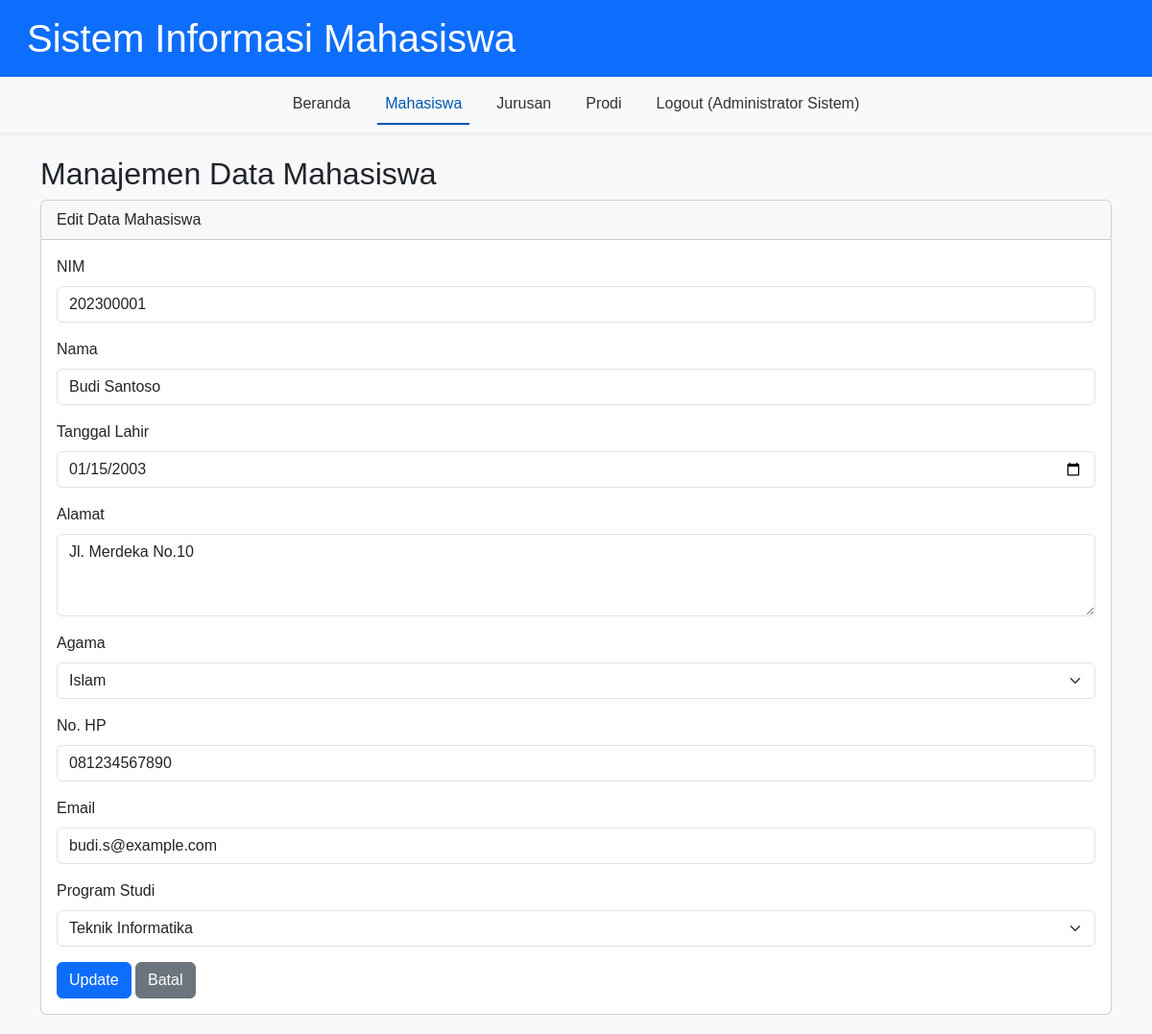
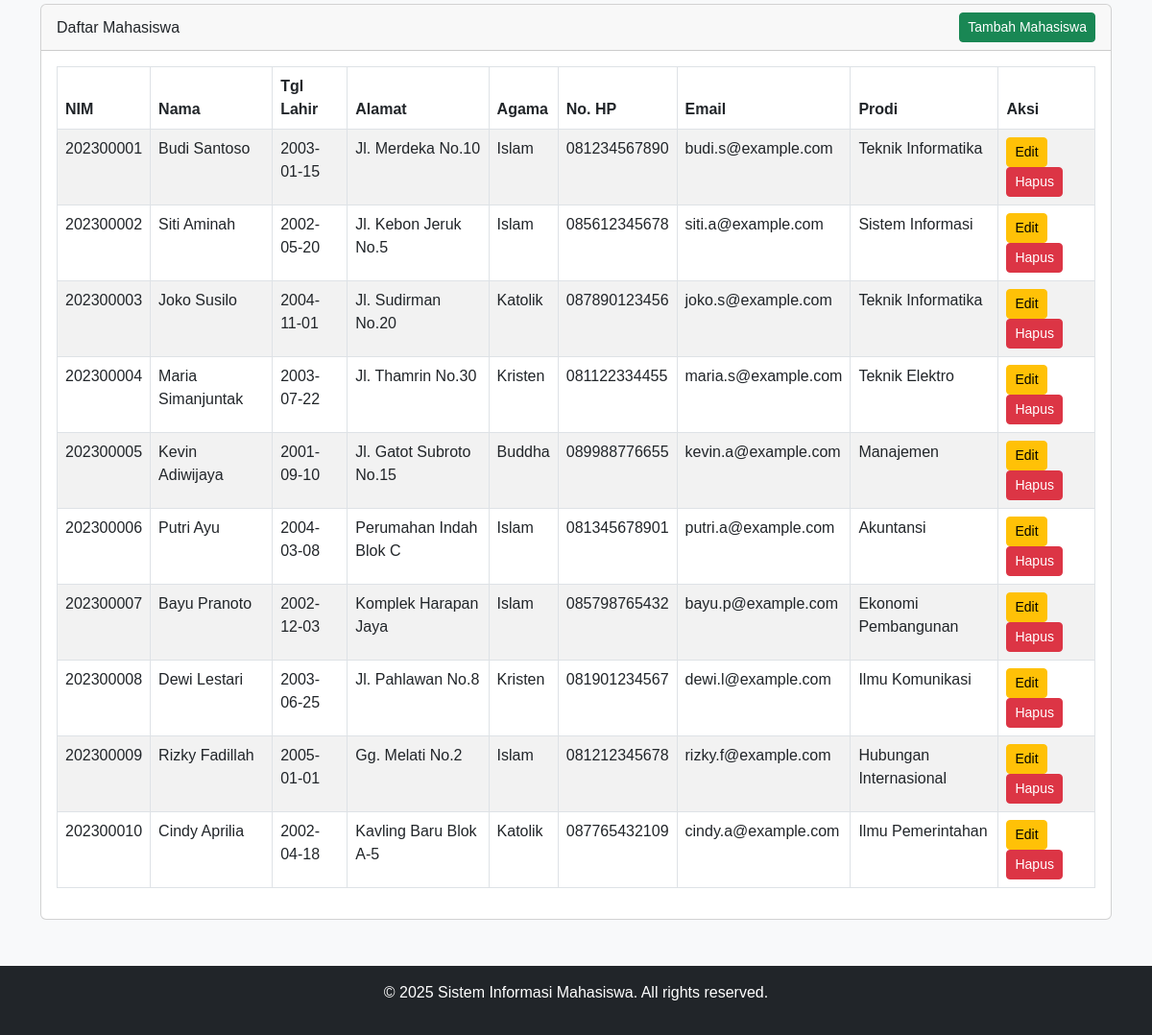
/mahasiswa.php?action=edit&nim=202300001 (signed in), run on the app's committed database (2 pictures, top to bottom).
### tables this page shows
CREATE TABLE `users` (
  `userId` varchar(30) NOT NULL,
  `passw` varchar(100) NOT NULL,
  `nama` varchar(50) NOT NULL
);

CREATE TABLE `mahasiswa` (
  `nim` varchar(9) NOT NULL,
  `nama` varchar(50) NOT NULL,
  `tgl_lahir` date DEFAULT NULL,
  `alamat` varchar(150) DEFAULT NULL,
  `agama` varchar(1) DEFAULT NULL COMMENT 'A=Islam, B=Kristen, C=Katolik, D=Hindu, E=Buddha, F=Konghucu',
  `no_hp` varchar(15) DEFAULT NULL,
  `email` varchar(100) DEFAULT NULL,
  `id_prodi` int(2) DEFAULT NULL
);

CREATE TABLE `prodi` (
  `id_prodi` int(2) NOT NULL,
  `nama_prodi` varchar(40) NOT NULL,
  `id_jurusan` int(2) NOT NULL
);

### functions.php (called while the page is built, shortened)
<?php
function sanitize_input($conn, $data) {
    $data = trim($data);
    $data = stripslashes($data);
    $data = htmlspecialchars($data);
    return $conn->real_escape_string($data);
}
function is_logged_in() {
    return isset($_SESSION['user_id']);
}
function get_current_user_name() {
    global $conn;
    if (is_logged_in()) {
        $stmt = $conn->prepare("SELECT nama FROM users WHERE userId = ?");
        $stmt->bind_param("s", $_SESSION['user_id']);
        $stmt->execute();
        $result = $stmt->get_result();
        if ($result->num_rows === 1) {
            $row = $result->fetch_assoc();
            return $row['nama'];
        }
    }
    return 'Tamu';
}
?>

### mahasiswa.php (the view, shortened to what this page needs)
<?php
include 'config.php';
include 'functions.php';
include 'header.php';
$action = isset($_GET['action']) ? sanitize_input($conn, $_GET['action']) : 'read';
$mahasiswa_data = [];
if ($action === 'edit') {
    $nim_edit = sanitize_input($conn, $_GET['nim']);
    $stmt = $conn->prepare("SELECT * FROM mahasiswa WHERE nim = ?");
    $stmt->bind_param("s", $nim_edit);
    $stmt->execute();
    $result = $stmt->get_result();
    if ($result->num_rows === 1) {
        $mahasiswa_data = $result->fetch_assoc();
    } else {
        $message = "Data mahasiswa tidak ditemukan.";
        $message_type = "danger";
        $action = 'read';
    }
}
$prodi_list = [];
$result_prodi = $conn->query("SELECT id_prodi, nama_prodi FROM prodi ORDER BY nama_prodi");
while ($row = $result_prodi->fetch_assoc()) {
    $prodi_list[] = $row;
}
?>
<h2>Manajemen Data Mahasiswa</h2>
<?php if ($action === 'add' || $action === 'edit'): ?>
    <div class="card mb-4">
        <div class="card-header">
            <?= ($action === 'add') ? 'Tambah Data Mahasiswa Baru' : 'Edit Data Mahasiswa' ?>
        </div>
        <div class="card-body">
            <form action="mahasiswa.php" method="POST">
                <div class="mb-3">
                    <label for="nim" class="form-label">NIM</label>
                    <input type="text" class="form-control" id="nim" name="nim" value="<?= ($action === 'edit') ? htmlspecialchars($mahasiswa_data['nim']) : '' ?>" required <?= ($action === 'edit' && !empty($mahasiswa_data['nim'])) ? '' : '' ?>>
                    </div>
                <div class="mb-3">
                    <label for="nama" class="form-label">Nama</label>
                    <input type="text" class="form-control" id="nama" name="nama" value="<?= ($action === 'edit') ? htmlspecialchars($mahasiswa_data['nama']) : '' ?>" required>
                </div>
                <div class="mb-3">
                    <label for="tgl_lahir" class="form-label">Tanggal Lahir</label>
                    <input type="date" class="form-control" id="tgl_lahir" name="tgl_lahir" value="<?= ($action === 'edit') ? htmlspecialchars($mahasiswa_data['tgl_lahir']) : '' ?>">
                </div>
                <div class="mb-3">
                    <label for="alamat" class="form-label">Alamat</label>
                    <textarea class="form-control" id="alamat" name="alamat" rows="3"><?= ($action === 'edit') ? htmlspecialchars($mahasiswa_data['alamat']) : '' ?></textarea>
                </div>
                <div class="mb-3">
                    <label for="agama" class="form-label">Agama</label>
                    <select class="form-select" id="agama" name="agama">
                        <option value="A" <?= ($action === 'edit' && $mahasiswa_data['agama'] == 'A') ? 'selected' : '' ?>>Islam</option>
                    </select>
                </div>
                <div class="mb-3">
                    <label for="no_hp" class="form-label">No. HP</label>
                    <input type="text" class="form-control" id="no_hp" name="no_hp" value="<?= ($action === 'edit') ? htmlspecialchars($mahasiswa_data['no_hp']) : '' ?>">
                </div>
                <div class="mb-3">
                    <label for="email" class="form-label">Email</label>
                    <input type="email" class="form-control" id="email" name="email" value="<?= ($action === 'edit') ? htmlspecialchars($mahasiswa_data['email']) : '' ?>">
                </div>
                <div class="mb-3">
                    <label for="id_prodi" class="form-label">Program Studi</label>
                    <select class="form-select" id="id_prodi" name="id_prodi" required>
                        <?php foreach ($prodi_list as $prodi): ?>
                            <option value="<?= $prodi['id_prodi'] ?>" <?= ($action === 'edit' && $mahasiswa_data['id_prodi'] == $prodi['id_prodi']) ? 'selected' : '' ?>>
                                <?= htmlspecialchars($prodi['nama_prodi']) ?>
                            </option>
                        <?php endforeach; ?>
                    </select>
                </div>
                <button type="submit" name="<?= ($action === 'add') ? 'add_mahasiswa' : 'edit_mahasiswa' ?>" class="btn btn-primary">
                    <?= ($action === 'add') ? 'Tambah' : 'Update' ?>
                </button>
                <a href="mahasiswa.php" class="btn btn-secondary">Batal</a>
            </form>
        </div>
    </div>
<?php endif; ?>
<div class="card">
    <div class="card-header d-flex justify-content-between align-items-center">
        Daftar Mahasiswa
        <a href="mahasiswa.php?action=add" class="btn btn-success btn-sm">Tambah Mahasiswa</a>
    </div>
    <div class="card-body">
        <div class="table-responsive">
            <table class="table table-bordered table-striped">
                <thead>
                    <tr>
                        <th>NIM</th>
                        <th>Nama</th>
                        <th>Tgl Lahir</th>
                        <th>Alamat</th>
                        <th>Agama</th>
                        <th>No. HP</th>
                        <th>Email</th>
                        <th>Prodi</th>
                        <th>Aksi</th>
                    </tr>
                </thead>
                <tbody>
                    <?php
                    $sql = "SELECT m.*, p.nama_prodi FROM mahasiswa m JOIN prodi p ON m.id_prodi = p.id_prodi ORDER BY m.nim ASC";
                    $result = $conn->query($sql);
                    if ($result->num_rows > 0) {
                        while ($row = $result->fetch_assoc()) {
                            $agama_text = '';
                            switch($row['agama']) {
                                case 'A': $agama_text = 'Islam'; break;
                                case 'B': $agama_text = 'Kristen'; break;
                                case 'C': $agama_text = 'Katolik'; break;
                                case 'E': $agama_text = 'Buddha'; break;
                            }
                            ?>
                            <tr>
                                <td><?= htmlspecialchars($row['nim']) ?></td>
                                <td><?= htmlspecialchars($row['nama']) ?></td>
                                <td><?= htmlspecialchars($row['tgl_lahir']) ?></td>
                                <td><?= htmlspecialchars($row['alamat']) ?></td>
                                <td><?= htmlspecialchars($agama_text) ?></td>
                                <td><?= htmlspecialchars($row['no_hp']) ?></td>
                                <td><?= htmlspecialchars($row['email']) ?></td>
                                <td><?= htmlspecialchars($row['nama_prodi']) ?></td>
                                <td>
                                    <a href="mahasiswa.php?action=edit&nim=<?= urlencode($row['nim']) ?>" class="btn btn-warning btn-sm me-1">Edit</a>
                                    <a href="mahasiswa.php?action=delete&nim=<?= urlencode($row['nim']) ?>" class="btn btn-danger btn-sm" onclick="return confirm('Apakah Anda yakin ingin menghapus data ini?');">Hapus</a>
                                </td>
                            </tr>
                            <?php
                        }
                    } else {
                        echo "<tr><td colspan='9' class='text-center'>Tidak ada data mahasiswa.</td></tr>";
                    }
                    ?>
                </tbody>
            </table>
        </div>
    </div>
</div>
<?php
include 'footer.php';
?>

### header.php (shortened to what this page needs)
<!DOCTYPE html>
<html lang="id">
<head>
    <link href="https://cdn.jsdelivr.net/npm/bootstrap@5.3.0/dist/css/bootstrap.min.css" rel="stylesheet">
    <link rel="stylesheet" href="https://cdnjs.cloudflare.com/ajax/libs/font-awesome/6.0.0-beta3/css/all.min.css">
    <link rel="stylesheet" href="style.css">
</head>
<body>
    <header class="bg-primary text-white p-3">
        <div class="container-fluid">
            <h1 class="mb-0">Sistem Informasi Mahasiswa</h1>
        </div>
    </header>
    <nav class="navbar navbar-expand-lg navbar-light bg-light shadow-sm">
        <div class="container-fluid">
            <div class="collapse navbar-collapse" id="navbarNav">
                <ul class="navbar-nav mx-auto">
                    <li class="nav-item">
                        <a class="nav-link <?= (basename($_SERVER['PHP_SELF']) == 'dashboard.php') ? 'active' : '' ?>" href="dashboard.php">Beranda</a>
                    </li>
                    <li class="nav-item">
                        <a class="nav-link <?= (basename($_SERVER['PHP_SELF']) == 'mahasiswa.php') ? 'active' : '' ?>" href="mahasiswa.php">Mahasiswa</a>
                    </li>
                    <li class="nav-item">
                        <a class="nav-link <?= (basename($_SERVER['PHP_SELF']) == 'jurusan.php') ? 'active' : '' ?>" href="jurusan.php">Jurusan</a>
                    </li>
                    <li class="nav-item">
                        <a class="nav-link <?= (basename($_SERVER['PHP_SELF']) == 'prodi.php') ? 'active' : '' ?>" href="prodi.php">Prodi</a>
                    </li>
                    <li class="nav-item">
                        <a class="nav-link" href="logout.php">Logout (<?= get_current_user_name() ?>)</a>
                    </li>
                </ul>
            </div>
        </div>
    </nav>
    <main class="container mt-4 mb-5">

### style.css (style rules this page uses)
body { display: flex; flex-direction: column; min-height: 100vh; font-family: Arial, sans-serif; background-color: #f8f9fa; }
header { background-color: #0056b3 !important; }
.navbar-nav .nav-link { color: #333; font-weight: 500; margin: 0 10px; }
.navbar-nav .nav-link.active, .navbar-nav .nav-link:hover { color: #0056b3; border-bottom: 2px solid #0056b3; }

### data on the page
users: nama "Administrator Sistem"
mahasiswa: nim "202300001", nama "Budi Santoso", tgl_lahir "01/15/2003", alamat "Jl. Merdeka No.10", agama "Islam", no_hp "081234567890", email "budi.s@example.com", id_prodi "Teknik Informatika", tgl_lahir "2003-01-15", id_prodi.nama_prodi "Teknik Informatika"
mahasiswa: nim "202300002", nama "Siti Aminah", tgl_lahir "2002-05-20", alamat "Jl. Kebon Jeruk No.5", agama "Islam", no_hp "085612345678", email "siti.a@example.com", id_prodi.nama_prodi "Sistem Informasi"
mahasiswa: nim "202300003", nama "Joko Susilo", tgl_lahir "2004-11-01", alamat "Jl. Sudirman No.20", agama "Katolik", no_hp "087890123456", email "joko.s@example.com", id_prodi.nama_prodi "Teknik Informatika"
mahasiswa: nim "202300004", nama "Maria Simanjuntak", tgl_lahir "2003-07-22", alamat "Jl. Thamrin No.30", agama "Kristen", no_hp "081122334455", email "maria.s@example.com", id_prodi.nama_prodi "Teknik Elektro"
mahasiswa: nim "202300005", nama "Kevin Adiwijaya", tgl_lahir "2001-09-10", alamat "Jl. Gatot Subroto No.15", agama "Buddha", no_hp "089988776655", email "kevin.a@example.com", id_prodi.nama_prodi "Manajemen"
mahasiswa: nim "202300006", nama "Putri Ayu", tgl_lahir "2004-03-08", alamat "Perumahan Indah Blok C", agama "Islam", no_hp "081345678901", email "putri.a@example.com", id_prodi.nama_prodi "Akuntansi"
mahasiswa: nim "202300007", nama "Bayu Pranoto", tgl_lahir "2002-12-03", alamat "Komplek Harapan Jaya", agama "Islam", no_hp "085798765432", email "bayu.p@example.com", id_prodi.nama_prodi "Ekonomi Pembangunan"
mahasiswa: nim "202300008", nama "Dewi Lestari", tgl_lahir "2003-06-25", alamat "Jl. Pahlawan No.8", agama "Kristen", no_hp "081901234567", email "dewi.l@example.com", id_prodi.nama_prodi "Ilmu Komunikasi"
mahasiswa: nim "202300009", nama "Rizky Fadillah", tgl_lahir "2005-01-01", alamat "Gg. Melati No.2", agama "Islam", no_hp "081212345678", email "rizky.f@example.com", id_prodi.nama_prodi "Hubungan Internasional"
mahasiswa: nim "202300010", nama "Cindy Aprilia", tgl_lahir "2002-04-18", alamat "Kavling Baru Blok A-5", agama "Katolik", no_hp "087765432109", email "cindy.a@example.com", id_prodi.nama_prodi "Ilmu Pemerintahan"
